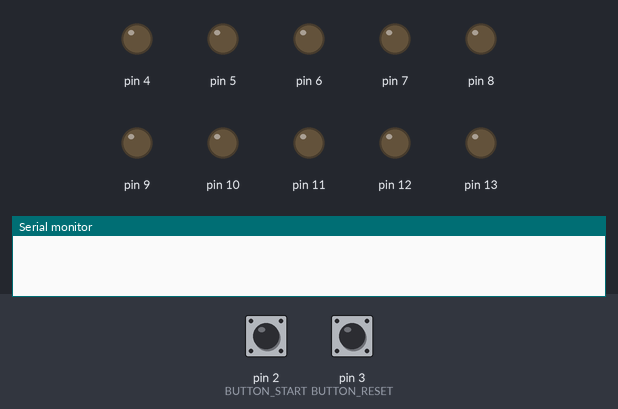
Simulated run of this sketch. Board: Arduino Uno, built with avr-gcc and run on an emulated ATmega328P. On the bench: output pins drawn as LEDs (lit = HIGH), the last lines printed to the serial monitor. Dashed ring = blinking. The inputs (shaded band) are chosen by the test bench; at power-on: pin 2 (BUTTON_START) LOW, pin 3 (BUTTON_RESET) LOW.

Above: at 1.2 s.
1.3 s: pin 2 (BUTTON_START) pulled HIGH for 0.15 s
At 3.1 s:
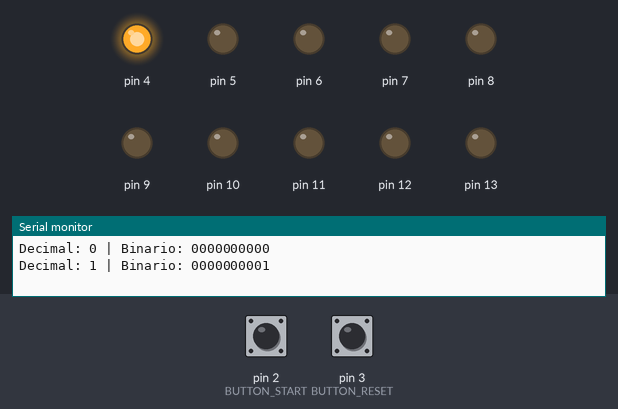
4.4 s: pin 2 (BUTTON_START) pulled HIGH for 1 s
At 4.4 s:
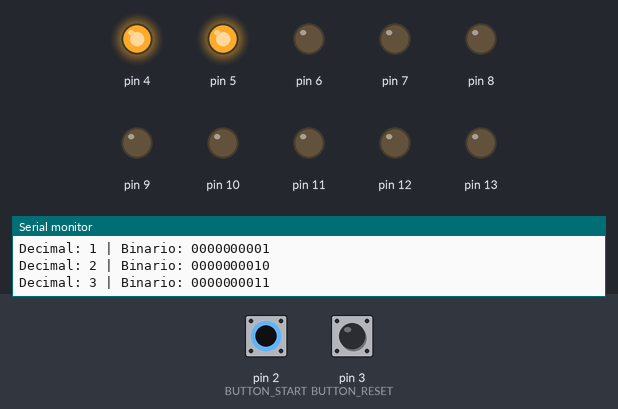
6.9 s: pin 2 (BUTTON_START) pulled HIGH for 0.15 s
At 8.7 s:
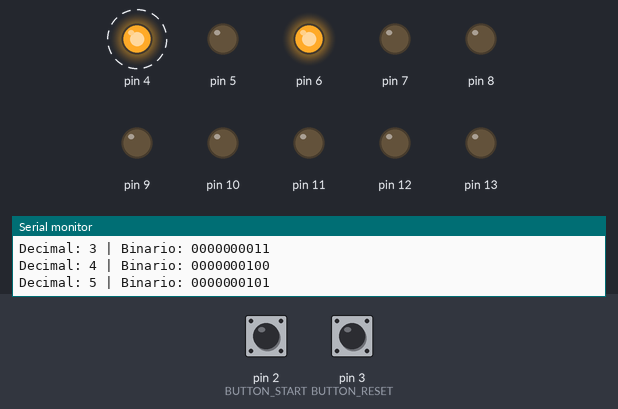
10.0 s: pin 2 (BUTTON_START) pulled HIGH for 3.2 s
At 10.0 s:
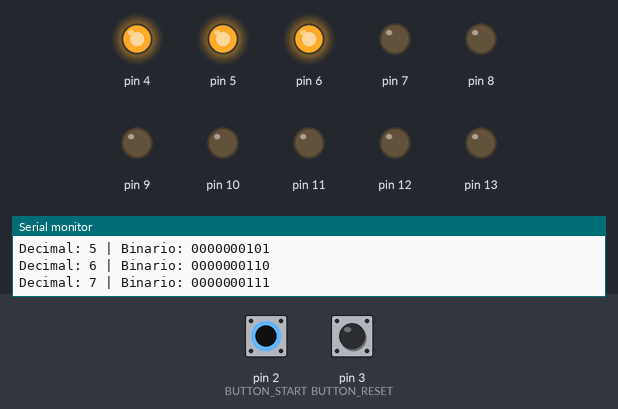
14.7 s: pin 2 (BUTTON_START) pulled HIGH for 0.15 s
At 16.5 s:
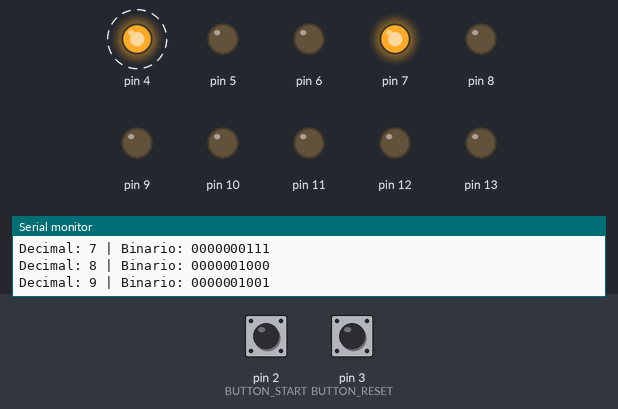
Timing chart, 0 to 31.2 s (numbered marks = the images above; inputs shaded):
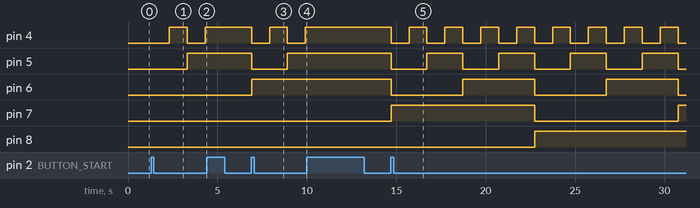

The sketch:

Cronometro_Binario.ino
```cpp
/*
================================================================================================
                            TRABAJO PRACTICO N° 1: Cronómetro Binario

                                SISTEMA DE PROCESAMIENTO DE DATOS
                                        UTN FRA - 2022

INTEGRANTES
- Castello Thiago
- Forni Gonzalo
- Gatti Ignacio Pablo
- Heredia Facundo.

ENUNCIADO
Al iniciar la simulacion, todos los led deben comenzar apagados. Cada 1 segundo que transcurra,
se deben encender los led de acuerdo al numero que representan.

EJEMPLO:
- El numero 15 (0000001111) se representaria encendiendo los leds AMARILLO y NARANJA.
- Al pasar al numero 16 (0000010000), se deben apagar todos los led anteriores y
encenderse uno de los leds VERDES.
- Notese, en el ejemplo los 0 representan los led apagados y los 1 los led encendidos).

Al presionarse el boton START, debe iniciar el cronometro. Volver a presionarlo hace que la
secuencia se detenga. (Como si se hubiese presionado pausa).
Al presionarse el boton RESET, el cronometro debe reiniciarse y arrancar de 0.

TIPS:
- Modularizar la función que controla el encendido de los LEDS y de ser posible,
todo el código para evitar repetir lineas lo mas posible.
- Usar millis para controlar el tiempo del contador para que el cambio de los leds encendidos
sea perceptible para el ojo humano y documentar cada función creada en el código.
- Un breve comentario que diga que es lo que hace esa función y de corresponder, que retorna).
================================================================================================
*/

//  =========
//  > DEFINES
//  =========
#define ZERO_TO_HERO 0      // Inicio contador
#define MAX_SECONDS 1023    // Fin contador
#define BUTTON_START 2      // Boton start
#define BUTTON_RESET 3      // Boton reinicio
#define FIRST_LED 4         // Primer pin de leds
#define LAST_LED 13         // Ultimo pin de leds
#define TAM 10              // Tamaño vector binario y vector leds
#define LED_PRENDIDO 1      // Led prendido
#define LED_APAGADO 0       // Led apagado

//  ===========
//  > VARIABLES
//  ===========
int arrayEnteros[TAM];
int arrayLeds[TAM];
int contador = ZERO_TO_HERO;

//  > VARIABLES MILLIS
unsigned long tiempo = 0;   // Millis
unsigned long tiempo1 = 0;  // Millis Auxiliar
int diferencia1 = 1000;     // Diferencia millis

//  > VARIABLES BOTONES
int valorBotonPausaAntes = 0;
int valorBotonResetAntes = 0;
int flag = 0;

//  =======
//  > SETUP
//  =======
void setup()
{
    Serial.begin(9600);
    Recorrer_Pins();                                      // Funcion que recorre los pins
    Inicializar_Vector(arrayEnteros, TAM);                // Funcion que inicializa vector binario
    Inicializar_Vector_Leds (arrayLeds, TAM, FIRST_LED);  // Funcion que inicializa vector de leds
}

//  ======
//  > LOOP
//  ======
void loop()
{
    Pausar_Boton (BUTTON_START);    // Funcion boton pausa
    Resetear_Boton (BUTTON_RESET);  // Funcion boton restart

    tiempo = millis();  // Declaracion millis
  	if(tiempo >= (tiempo1 + diferencia1) && flag == 1 ) // Condicional millis
    {
        if(contador <= MAX_SECONDS) //Contador
        {
            Transformar_Decimal_A_Binario_Recursivo(contador, arrayEnteros, TAM);               // Funcion que permite mediante recursividad transformar un decimal a un binario
            Prender_Led_Segun_Binario (arrayEnteros, TAM, arrayLeds, LED_PRENDIDO, LED_APAGADO);// Funcion que toma valor del array de binario y enciende los leds

            Serial.print("Decimal: ");
            Serial.print(contador);             // Imprimir numero decimal
            Serial.print(" | ");
            Serial.print("Binario: ");
            Mostrar_Vector (arrayEnteros, TAM); // Imprimir numero binario

            contador++;     // Actualizar contador
        }
      	tiempo1 = tiempo;   // Actualizacion tiempo1 de millis
    }
    delay(10);
}
//  ==================
//  > FIN DEL PROGRAMA
//  ==================


//  ===========
//  > FUNCIONES
//  ===========
/// @brief Funcion para recorrer los pins y habilitarlos segun entrada o salida
void Recorrer_Pins()
{
    for(int i = FIRST_LED; i <= LAST_LED; i++)
    {
        pinMode(i, OUTPUT);
    }
    pinMode(BUTTON_START, INPUT);
    pinMode(BUTTON_RESET, INPUT);
}
//--------------------------------------------------------------------------------------------------------------//
/// @brief Funcion que inicializa un vector, colocando todos sus valores en 0
/// @param vector INT[] vector a inicializar
/// @param longitudVector INT tamaño vector a inicializar
void Inicializar_Vector(int vector[], int longitudVector)
{
  for (int i = 0; i < longitudVector ; i++)
  {
    vector[i] = 0;
  }
}

/// @brief Funcion que inicializa el vector de leds, de acuerdo al pin donde estos se encuentren conectados
/// @param vector vector INT[] a inicializar
/// @param longitudVector INT tamaño vector a inicializar
/// @param desdePin INT inicio del pin a inicializar
void Inicializar_Vector_Leds (int vector[], int longitudVector, int desdePin)
{
  for (int i = 0; i <= longitudVector - 1 ; i++)
  {
    vector[i] = desdePin;

    desdePin++;
  }
}
//--------------------------------------------------------------------------------//

/// @brief Funcion que mediante un boton pausa el cronometro binario,
///        mediante una bandera que cambia de valor.
/// @param pinStart INT pin de conexion del boton de pausa
void Pausar_Boton (int pinStart)
{
    int valorBotonPausaAhora = digitalRead(pinStart);
  	if(valorBotonPausaAhora == 1 && valorBotonPausaAntes == 0)
    {
        if(flag == 0)
        {
          flag = 1;
        }
        else
        {
          flag = 0;
        }
  	}
  	valorBotonPausaAntes = valorBotonPausaAhora;
}
//--------------------------------------------------------------------------------//

/// @brief funcion que mediante un boton resetea el cronometro binario,
///        haciendo que el contador vuelva a 0.
/// @param pinReset INT pin de conexion del boton de reset
void Resetear_Boton (int pinReset)
{
    int valorBotonResetAhora = digitalRead(pinReset);
  	if(valorBotonResetAhora == 1 && valorBotonResetAntes == 0)
    {
      contador = ZERO_TO_HERO;
      for (int i = 0; i < TAM; i++)
      {
        arrayEnteros[i] = 0;
      }
    }
  	valorBotonResetAntes = valorBotonResetAhora;
}
//--------------------------------------------------------------------------------//

/// @brief funcion que permite mediante recursividad transformar un decimal a un binario
/// @param decimal INT numero a transofmar en binario
/// @param vector INT[] tamaño del vector binario para guardar los numeros (0 o 1)
/// @param longitud INT tamaño del vector binario
void Transformar_Decimal_A_Binario_Recursivo(int decimal, int vector[], int longitud)
{
  int resto;
  int retorno;

  resto = decimal % 2;
  vector[longitud - 1] = resto;

  if(decimal < 2)
  {
    resto = decimal;
  }
  else
  {
    decimal = decimal / 2;
    longitud --;
    Transformar_Decimal_A_Binario_Recursivo (decimal, vector, longitud);
  }
}
//--------------------------------------------------------------------------------//

/// @brief Funcion que permite encender los leds de acuerdo al numero binario (0 o 1)
/// @param vectorUno INT[]vector binario
/// @param longitudVectorUno INT tamaño del vector binario
/// @param vectorDos INT[] vector correspondiente a la salida de los pines
/// @param ledPrendido INT HIGH o 1
/// @param ledApagado INT LOW o 0
void Prender_Led_Segun_Binario (int vectorUno[], int longitudVectorUno, int vectorDos[], int ledPrendido, int ledApagado)
{
  int i;
  int estadoLed;
  int posicionVectorDos;

  posicionVectorDos = vectorDos[0];

	for (i = longitudVectorUno - 1; i >= 0; i--)
	{
  		estadoLed = vectorUno[i];

    	if(estadoLed == 1)
  		{
        digitalWrite(vectorDos[posicionVectorDos - 4], ledPrendido);
  		}
      if(estadoLed == 0)
      {
        digitalWrite(vectorDos[posicionVectorDos - 4], ledApagado);
      }
      posicionVectorDos++;
	}
}
//--------------------------------------------------------------------------------//

/// @brief Funcion que permite mostrar todas las variables dentro de un vector.
///        La utilizamos para mostrar el vector de binarios.
/// @param vector INT[] vector a imprimir
/// @param longitudVector INT tamaño del vector a imprimir
void Mostrar_Vector (int vector[], int longitudVector)
{
  int i;
  for (i = 0; i < longitudVector; i++)
  {
    Serial.print(vector[i]);
  }
  Serial.println();
}
//--------------------------------------------------------------------------------//
```

Measured:
- after the input at 1.3 s, pin 4: LOW → HIGH after 1.0 s, → LOW 1.0 s later, → HIGH 1.0 s later; pin 5: LOW → HIGH after 2.0 s
- after the input at 4.4 s, pin 4, pin 5: stays HIGH (without the input it goes to LOW after 0.92 s); pin 6: stays LOW (without the input it goes to HIGH after 0.92 s)
- after the input at 6.9 s, pin 4: alternates HIGH for 1.0 s and LOW for 1.0 s, starting at once; pin 5: HIGH → LOW at once, → HIGH 2.0 s later; pin 6: LOW → HIGH at once
- after the input at 10.0 s, pin 4: stops changing and stays HIGH; pin 5, pin 6: stays HIGH (without the input it goes to LOW after 0.92 s); pin 7: stays LOW (without the input it goes to HIGH after 0.92 s)
- after the input at 14.7 s, pin 4: alternates HIGH for 1.0 s and LOW for 1.0 s, starting at once; pin 5: alternates HIGH for 2.0 s and LOW for 2.0 s, starting at once; pin 6: alternates HIGH for 4.0 s and LOW for 4.0 s, starting at once; pin 7: LOW → HIGH at once, → LOW 8.0 s later, → HIGH 8.0 s later; pin 8: LOW → HIGH after 8.0 s
